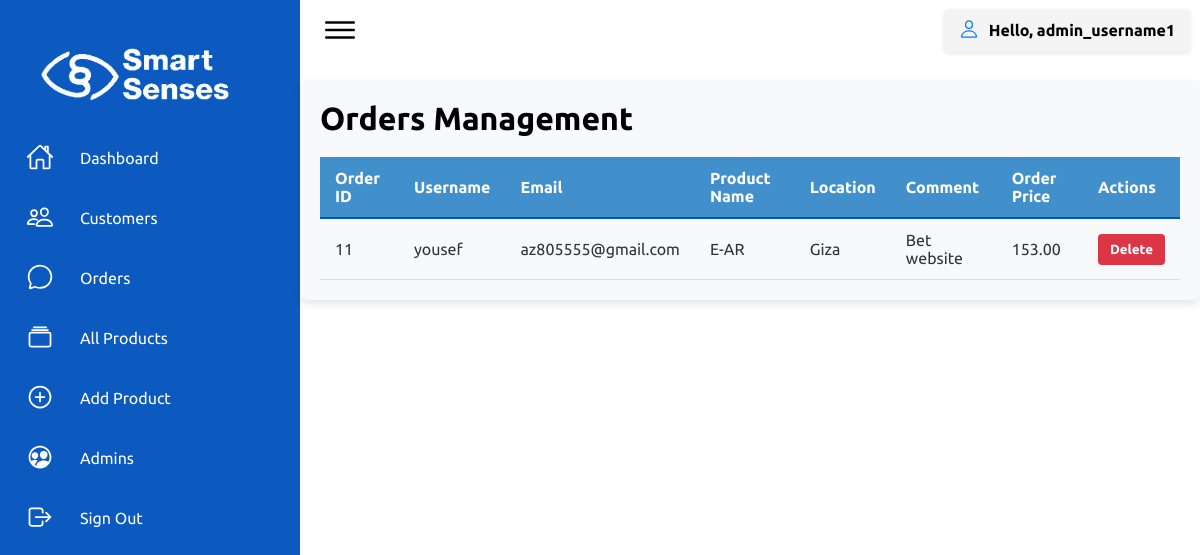
The app's page /Admin_Domain/orders.php (signed in) with its own data.
### tables this page shows
CREATE TABLE `orders` (
  `order_id` int(11) NOT NULL,
  `username` varchar(50) DEFAULT NULL,
  `email` varchar(100) DEFAULT NULL,
  `product_name` varchar(100) DEFAULT NULL,
  `location` varchar(255) DEFAULT NULL,
  `comment_message` text DEFAULT NULL,
  `order_price` decimal(10,2) NOT NULL
);

### Admin_Domain/orders.php (the view, shortened to what this page needs)
<?php
include 'config.php';
$ordersQuery = "SELECT * FROM orders";
$ordersResult = $conn->query($ordersQuery);
?>
<!DOCTYPE html>
<html lang="en">
<head>
    <link rel="stylesheet" href="assets/css/style.css">
    <link rel="stylesheet" href="assets/css/orders.css">
</head>
<body>
    <div class="container">
        <?php include 'navigation.php'; ?>
        <div class="orders-management-container">
            <h1 id="orders-management-heading">Orders Management</h1>
            <table class="orders-management-table">
                <thead>
                    <tr>
                        <th>Order ID</th>
                        <th>Username</th>
                        <th>Email</th>
                        <th>Product Name</th>
                        <th>Location</th>
                        <th>Comment</th>
                        <th>Order Price</th>
                        <th>Actions</th>
                    </tr>
                </thead>
                <tbody>
                    <?php while ($order = $ordersResult->fetch_assoc()): ?>
                    <tr>
                        <td><?php echo htmlspecialchars($order['order_id']); ?></td>
                        <td><?php echo htmlspecialchars($order['username']); ?></td>
                        <td><?php echo htmlspecialchars($order['email']); ?></td>
                        <td><?php echo htmlspecialchars($order['product_name']); ?></td>
                        <td><?php echo htmlspecialchars($order['location']); ?></td>
                        <td><?php echo htmlspecialchars($order['comment_message']); ?></td>
                        <td><?php echo htmlspecialchars(number_format($order['order_price'], 2)); ?></td>
                        <td>
                            <form method="post" action="orders.php" style="display:inline;">
                                <button type="submit" class="orders-management-btn delete-btn" onclick="return confirmDelete(this.form);">Delete</button>
                            </form>
                        </td>
                    </tr>
                    <?php endwhile; ?>
                </tbody>
            </table>
        </div>
    </div>
</body>
</html>

### Admin_Domain/assets/css/style.css (style rules this page uses)
* { font-family: "Ubuntu", sans-serif; margin: 0; padding: 0; box-sizing: border-box; }
:root { --blue: #2a2185; --white: #fff; --gray: #f5f5f5; --black1: #222; --black2: #999; }
body { min-height: 100vh; overflow-x: hidden; }
.container { position: relative; width: 100%; }

### Admin_Domain/assets/css/orders.css (style rules this page uses)
.orders-management-container { padding: 20px; background-color: #f8f9fa; border-radius: 8px; box-shadow: 0 4px 8px rgba(0, 0, 0, 0.1); margin: 20px auto; max-width: 1200px; }
.orders-management-table { width: 100%; border-collapse: collapse; margin-top: 20px; font-family: Arial, sans-serif; color: #333; }
.orders-management-table thead { background-color: #418fcb; color: #fff; }
.orders-management-table thead th { padding: 12px 15px; text-align: left; border-bottom: 2px solid #0056b3; }
.orders-management-table td { padding: 12px 15px; border-bottom: 1px solid #ddd; }
.orders-management-table .orders-management-btn { padding: 8px 12px; border: none; border-radius: 4px; text-decoration: none; color: #fff; font-weight: bold; cursor: pointer; display: inline-block; text-align: center; }
.orders-management-table .orders-management-btn.delete-btn { background-color: #dc3545; }

### records on screen
orders: order_id "11", username "yousef", email "az805555@gmail.com", product_name "E-AR", location "Giza", comment_message "Bet website", order_price "153.00"

### other values on screen
$admin_name "admin_username1"
